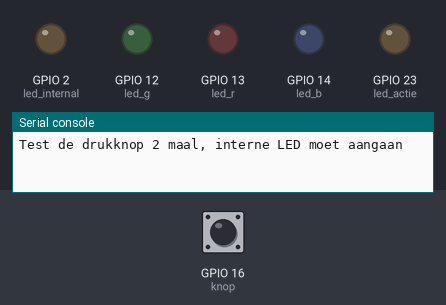
A program run on a simulated ESP32 board running MicroPython. On the bench: output pins drawn as LEDs (lit = HIGH), the last lines printed to the serial console. The inputs (shaded band) are chosen by the test bench; at power-on: GPIO 16 (knop) LOW. Random numbers come from a fixed seed.

Above: at 5.0 s.
5.1 s: GPIO 16 (knop) pulled HIGH for 3.2 s
At 5.6 s:
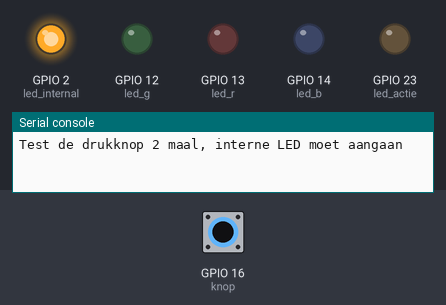
At 10.3 s:
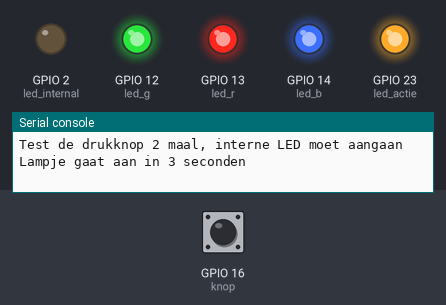
13.9 s: GPIO 16 (knop) pulled HIGH for 3.2 s
At 23.8 s:
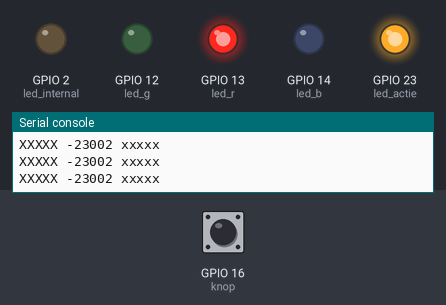
Timing chart, 0 to 24.6 s (numbered marks = the images above; inputs shaded):
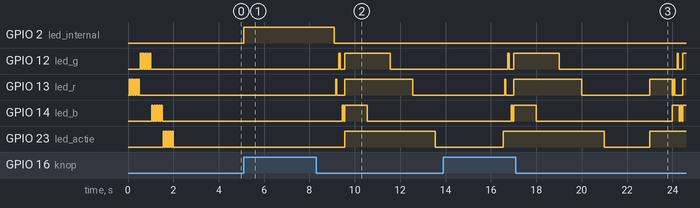

The program:

reactietijd.py
```python
from machine import Pin
import time
import random

led_internal = Pin(2, Pin.OUT)

led_r = Pin(13, Pin.OUT)
led_g = Pin(12, Pin.OUT)
led_b = Pin(14, Pin.OUT)

knop = Pin(16, Pin.IN)

led_actie = Pin(23, Pin.OUT)

def blink(led, aantal_keer = 10):
    for on_off in range(aantal_keer):
        led.value(on_off % 2)
        time.sleep_ms(50)
    led.off()

def check_knop(aantal_keer = 2):
    print(f"Test de drukknop {aantal_keer} maal, interne LED moet aangaan")
    if aantal_keer <= 0:
        aantal_keer = 1
    while aantal_keer > 0:
        if knop.value() == 1:
            led_internal.on()
            time.sleep(2)
            aantal_keer = aantal_keer -1
            led_internal.off()

def start_spel():
    blink(led_r, aantal_keer=3)
    blink(led_g, aantal_keer=3)
    blink(led_b, aantal_keer=3)
    led_b.on()
    led_r.on()
    led_g.on()
    led_actie.on()
    time.sleep(1)
    led_b.off()
    time.sleep(1)
    led_g.off()
    time.sleep(1)
    led_r.off()
    time.sleep(1)
    led_actie.off()

blink(led_r)
blink(led_g)
blink(led_b)
blink(led_actie)

check_knop()

while True:
    pauze = random.randint(2, 5)
    print(f"Lampje gaat aan in {pauze} seconden")
    start_spel()
    time.sleep(pauze)
    start = time.ticks_ms()
    stop = 0
    led_actie.on()

    skip = 0
    while skip == 0:
        if knop.value() == 1:
            print(f"Knop ingedrukt: {knop.value()}: {start}-{stop}")
            stop = time.ticks_ms()
            skip = 1
            led_r.on()
        elif time.ticks_ms()-start >= 1000:
            skip = -1

        if skip == -1:
            led_b.on()
        else:
            diff = time.ticks_diff(stop, start)
            print(f"XXXXX {diff} xxxxx")
            if diff <= 100:
                led_r.on()
            elif diff > 100 and diff <= 200:
                led_g.on()
            elif diff > 200 and diff <= 500:
                led_b.on()
                led_g.on()
            else:
                led_b.on()

        
```

Measured:
- after the input at 5.1 s, GPIO 2 (led_internal): LOW → HIGH at once, → LOW 4.0 s later; GPIO 12 (led_g): LOW → HIGH after 4.2 s, → LOW 0.05 s later, → HIGH 0.20 s later, → LOW 2.0 s later
